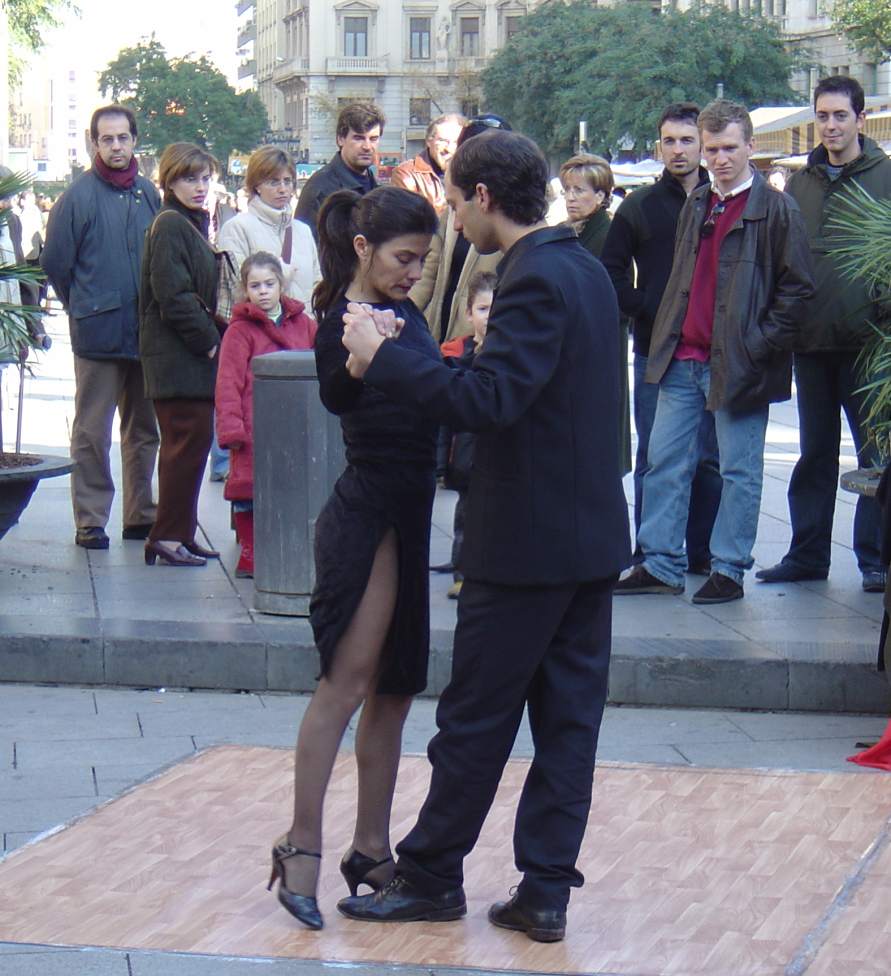
#> input picture data/archive/Train/JPEGImages/crop001005.png, 891 x 976 px
$ python create_challenging_dataset.py   (older library calls are emulated)
#> lines starting #> are read from the running program, lines starting #| are printed output that depends on the picture
### utils.py
"""
Utility functions for HOG pedestrian detection project.
Handles data loading, preprocessing, and shared helper functions.
BITS F311 Image Processing Project - Improving HOG (Dalal & Triggs, CVPR 2005)
"""

import os
import glob
import numpy as np
import cv2
import xml.etree.ElementTree as ET
from tqdm import tqdm

# ============================================================
#  Constants matching the original paper
# ============================================================
WINDOW_SIZE = (64, 128)          # Detection window (width, height)
CELL_SIZE = (8, 8)               # Cell size in pixels
BLOCK_SIZE = (16, 16)            # Block size in pixels (2x2 cells)
BLOCK_STRIDE = (8, 8)            # Block stride (50% overlap)
NUM_BINS = 9                     # Number of orientation bins
NEG_PATCHES_PER_IMAGE = 10       # Negative patches sampled per negative image


def find_dataset_root(base_path="data"):
    """
    Automatically find the INRIA dataset root directory.
    Supports both original format (pos/neg) and PASCAL-VOC format (JPEGImages/Annotations).
    """
#> called with base_path = 'data'
    base_path = os.path.abspath(base_path)

    # Check for PASCAL-VOC format (Kaggle version)
    candidates = [
        base_path,
        os.path.join(base_path, "archive"),
        os.path.join(base_path, "INRIAPerson"),
    ]

    for candidate in candidates:
        train_imgs = os.path.join(candidate, "Train", "JPEGImages")
        test_imgs = os.path.join(candidate, "Test", "JPEGImages")
        train_anns = os.path.join(candidate, "Train", "Annotations")
        if os.path.isdir(train_imgs) and os.path.isdir(test_imgs):
            print(f"[INFO] Found dataset (PASCAL-VOC format): {candidate}")
            return candidate, "voc"

    # Check for original format (pos/neg directories)
    for candidate in candidates:
        train_pos = os.path.join(candidate, "Train", "pos")
        test_pos = os.path.join(candidate, "Test", "pos")
        if os.path.isdir(train_pos) and os.path.isdir(test_pos):
            print(f"[INFO] Found dataset (original format): {candidate}")
            return candidate, "original"

    # Deeper search
    for root, dirs, files in os.walk(base_path):
        if "Train" in dirs and "Test" in dirs:
            train_imgs = os.path.join(root, "Train", "JPEGImages")
            if os.path.isdir(train_imgs):
                print(f"[INFO] Found dataset (PASCAL-VOC format): {root}")
                return root, "voc"
            train_pos = os.path.join(root, "Train", "pos")
            if os.path.isdir(train_pos):
                print(f"[INFO] Found dataset (original format): {root}")
                return root, "original"

    raise FileNotFoundError(
        f"Could not find INRIA dataset under '{base_path}'.\n"
        f"Please download from: https://www.kaggle.com/datasets/jcoral/inriaperson"
    )


# [39 lines left out: functions load_images_from_dir, parse_voc_annotation, not called in this run]


def crop_positive_patches(img_dir, ann_dir, target_size=WINDOW_SIZE, max_images=None):
    """
    Crop person regions from annotated images.
    Each bounding box is cropped and resized to target_size.
    """
#> called with img_dir = 'data/Train/JPEGImages', ann_dir = 'data/Train/Annotations', target_size = (64, 128)
    extensions = ["*.png", "*.jpg", "*.jpeg"]
    image_paths = []
    for ext in extensions:
        image_paths.extend(glob.glob(os.path.join(img_dir, ext)))
    image_paths = sorted(set(image_paths))
    if max_images:
        image_paths = image_paths[:max_images]

    patches = []
    for img_path in tqdm(image_paths, desc="Cropping positives", leave=False):
        img = cv2.imread(img_path)
#> img is the input picture: shape (976, 891, 3); mean B, G, R 125.1, 113.5, 112.2
        if img is None:
            continue

        # Find corresponding annotation
        basename = os.path.splitext(os.path.basename(img_path))[0]
        ann_path = os.path.join(ann_dir, basename + ".xml")
        if not os.path.exists(ann_path):
            continue

        bboxes = parse_voc_annotation(ann_path)
        h, w = img.shape[:2]

        for (xmin, ymin, xmax, ymax) in bboxes:
            # Clip to image bounds
            xmin = max(0, xmin)
            ymin = max(0, ymin)
            xmax = min(w, xmax)
            ymax = min(h, ymax)

            if xmax - xmin < 20 or ymax - ymin < 40:
                continue  # Skip tiny boxes

            crop = img[ymin:ymax, xmin:xmax]
            crop = cv2.resize(crop, target_size)
            patches.append(crop)

    return patches


def sample_negative_patches_voc(img_dir, ann_dir, num_patches_per_image=NEG_PATCHES_PER_IMAGE,
                                target_size=WINDOW_SIZE, max_images=None):
    """
    Sample patches from image regions that do NOT overlap with person bounding boxes.
    This creates negative (non-person) training examples.
    """
#> called with img_dir = 'data/Train/JPEGImages', ann_dir = 'data/Train/Annotations', num_patches_per_image = 10, target_size = (64, 128)
    extensions = ["*.png", "*.jpg", "*.jpeg"]
    image_paths = []
    for ext in extensions:
        image_paths.extend(glob.glob(os.path.join(img_dir, ext)))
    image_paths = sorted(set(image_paths))
    if max_images:
        image_paths = image_paths[:max_images]

    patches = []
    rng = np.random.RandomState(42)
    tw, th = target_size

    for img_path in tqdm(image_paths, desc="Sampling negatives", leave=False):
        img = cv2.imread(img_path)
        if img is None:
            continue

        h, w = img.shape[:2]
#> h = 976; w = 891
        if h < th or w < tw:
            continue

        # Get person bounding boxes
        basename = os.path.splitext(os.path.basename(img_path))[0]
        ann_path = os.path.join(ann_dir, basename + ".xml")
        bboxes = []
        if os.path.exists(ann_path):
            bboxes = parse_voc_annotation(ann_path)

        attempts = 0
        sampled = 0
        max_attempts = num_patches_per_image * 10

        while sampled < num_patches_per_image and attempts < max_attempts:
            attempts += 1
            y = rng.randint(0, h - th + 1)
            x = rng.randint(0, w - tw + 1)

            # Check overlap with any person bbox
            patch_box = (x, y, x + tw, y + th)
            overlaps = False
            for (bx1, by1, bx2, by2) in bboxes:
                # Compute IoU-like overlap
                ix1 = max(patch_box[0], bx1)
                iy1 = max(patch_box[1], by1)
                ix2 = min(patch_box[2], bx2)
                iy2 = min(patch_box[3], by2)

                if ix1 < ix2 and iy1 < iy2:
                    inter_area = (ix2 - ix1) * (iy2 - iy1)
                    patch_area = tw * th
                    if inter_area / patch_area > 0.3:  # >30% overlap = skip
                        overlaps = True
                        break

            if not overlaps:
                patch = img[y:y+th, x:x+tw]
                patches.append(patch)
                sampled += 1
#> after the loop, attempts = 10; patches = 10 items; sampled = 10

    return patches


# [402 lines left out: functions sample_negative_patches, load_dataset, load_challenging_dataset, apply_clahe, gamma_correction, apply_bilateral_filter and 8 more, not called in this run]


# ============================================================
#  Extraction dispatch
# ============================================================

METHODS = {
    "Baseline HOG": extract_features_baseline,
    "CLAHE + HOG": extract_features_clahe_hog,
    "Bilateral + HOG": extract_features_bilateral_hog,
    "Scharr HOG": extract_features_scharr_hog,
    "Combined (CLAHE+Bilateral+Scharr+LBP)": extract_features_combined,
}


# [11 lines that do not run on import are left out]

### create_challenging_dataset.py
"""
Challenging Dataset Generator
Takes INRIA Person images and creates both original and challenging versions.

Challenging conditions:
  1. Low light (darkening)
  2. Gaussian noise
  3. Gaussian blur
  4. All combined

Output structure:
  data/dataset/
  ├── original_pos/           # Clean positive patches (train)
  ├── original_neg/           # Clean negative patches (train)
  ├── challenging_pos/        # Degraded positive patches (train)
  ├── challenging_neg/        # Degraded negative patches (train)
  ├── test_original_pos/      # Clean positive patches (test)
  ├── test_original_neg/      # Clean negative patches (test)
  ├── test_challenging_pos/   # Degraded positive patches (test)
  └── test_challenging_neg/   # Degraded negative patches (test)

BITS F311 Image Processing Project
"""

import os
import sys
import numpy as np
import cv2
from tqdm import tqdm

# Add project root to path
sys.path.insert(0, os.path.dirname(os.path.abspath(__file__)))
from utils import (find_dataset_root, crop_positive_patches,
                   sample_negative_patches_voc, sample_negative_patches,
                   load_images_from_dir, WINDOW_SIZE)


# ============================================================
#  Degradation Functions
# ============================================================

def darken(img):
    """Simulate low-light / poor illumination conditions."""
    return cv2.convertScaleAbs(img, alpha=0.5, beta=-30)


def brighten(img):
    """Simulate over-exposure / bright conditions."""
    return cv2.convertScaleAbs(img, alpha=1.5, beta=30)


def add_noise(img):
    """Add Gaussian noise to simulate sensor noise."""
    noise = np.random.normal(0, 25, img.shape).astype(np.uint8)
    return cv2.add(img, noise)


def blur(img):
    """Apply Gaussian blur to simulate motion blur / defocus."""
    return cv2.GaussianBlur(img, (5, 5), 0)


def reduce_contrast(img):
    """Reduce contrast to simulate hazy/foggy conditions."""
    return cv2.convertScaleAbs(img, alpha=0.6, beta=40)


def create_challenging(img):
    """
    Apply combined degradations to create a challenging image.
    Pipeline: darken → add noise → blur
    This simulates a realistic worst-case scenario:
    low light + sensor noise + slight defocus.
    """
    img = darken(img)
    img = add_noise(img)
    img = blur(img)
    return img


# ============================================================
#  Dataset Creation
# ============================================================

def save_patches(patches, output_dir, prefix="img"):
    """Save a list of image patches to a directory."""
    os.makedirs(output_dir, exist_ok=True)
    for i, patch in enumerate(tqdm(patches, desc=f"Saving to {os.path.basename(output_dir)}", leave=False)):
        filename = f"{prefix}_{i:05d}.png"
        cv2.imwrite(os.path.join(output_dir, filename), patch)
    print(f"  Saved {len(patches)} images to {output_dir}")


def create_challenging_patches(patches):
    """Apply challenging degradations to all patches."""
    challenging = []
    for patch in tqdm(patches, desc="Applying degradations", leave=False):
        challenging.append(create_challenging(patch))
    return challenging


def main():
    """Generate the challenging dataset."""
    print("=" * 60)
    print("  Challenging Dataset Generator")
    print("  INRIA Person Dataset → Original + Challenging")
    print("=" * 60)

    # Output directory
    dataset_dir = os.path.join(os.path.dirname(os.path.abspath(__file__)), "data", "dataset")
    os.makedirs(dataset_dir, exist_ok=True)

    # Find original dataset
    print("\nLocating original INRIA dataset...")
    root, fmt = find_dataset_root("data")
    print(f"  Format: {fmt}")
    print(f"  Root: {root}")

    # ---- Extract patches from original images ----
    if fmt == "voc":
        train_img_dir = os.path.join(root, "Train", "JPEGImages")
        train_ann_dir = os.path.join(root, "Train", "Annotations")
        test_img_dir = os.path.join(root, "Test", "JPEGImages")
        test_ann_dir = os.path.join(root, "Test", "Annotations")

        print("\n[1/4] Cropping positive training patches...")
        train_pos = crop_positive_patches(train_img_dir, train_ann_dir)
        print(f"       Got {len(train_pos)} positive training patches")

        print("[2/4] Sampling negative training patches...")
        train_neg = sample_negative_patches_voc(train_img_dir, train_ann_dir)
#> train_neg = 10 items
        print(f"       Got {len(train_neg)} negative training patches")
#|        Got 10 negative training patches

        print("[3/4] Cropping positive test patches...")
        test_pos = crop_positive_patches(test_img_dir, test_ann_dir)
#> call 2 of crop_positive_patches, with img_dir = 'data/Test/JPEGImages', ann_dir = 'data/Test/Annotations', target_size = (64, 128)
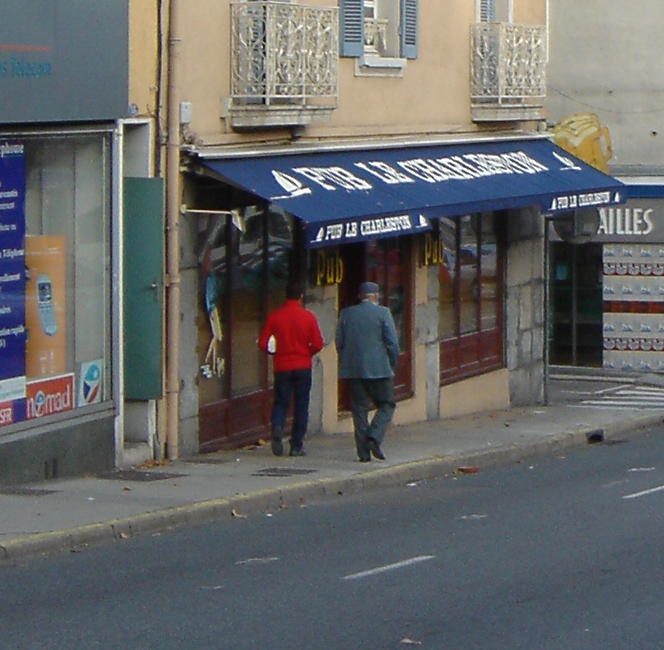
#> input picture data/archive/Test/JPEGImages/crop001504.png, 664 x 650 px
#> in crop_positive_patches, img is the input picture: shape (650, 664, 3); mean B, G, R 101.8, 101.9, 101.1
        print(f"       Got {len(test_pos)} positive test patches")

        print("[4/4] Sampling negative test patches...")
        test_neg = sample_negative_patches_voc(test_img_dir, test_ann_dir)
#> the loop in sample_negative_patches_voc (call 2), `while sampled < num_patches_per_image and attempts < max_attempts:` made 10 passes
#> pass 1, in sample_negative_patches_voc (call 2), `patch = img[y:y+th, x:x+tw]`:
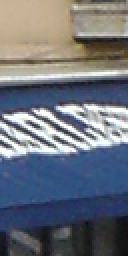
#> patch: shape (128, 64, 3) (shown 2 times larger); mean B, G, R 123.7, 113.6, 108.3
#> pass 3, in sample_negative_patches_voc (call 2), `patch = img[y:y+th, x:x+tw]`:
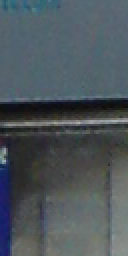
#> patch: shape (128, 64, 3) (shown 2 times larger); mean B, G, R 91.3, 85.8, 76.9
#> after the loop in sample_negative_patches_voc (call 2), `while sampled < num_patches_per_image and attempts < max_attempts:`: attempts = 10
#> test_neg = 10 items
        print(f"       Got {len(test_neg)} negative test patches")
#|        Got 10 negative test patches

    else:
        train_pos_dir = os.path.join(root, "Train", "pos")
        train_neg_dir = os.path.join(root, "Train", "neg")
        test_pos_dir = os.path.join(root, "Test", "pos")
        test_neg_dir = os.path.join(root, "Test", "neg")

        print("\n[1/4] Loading positive training images...")
        train_pos = load_images_from_dir(train_pos_dir)
        print(f"       Got {len(train_pos)} positive training images")

        print("[2/4] Sampling negative training patches...")
        train_neg = sample_negative_patches(train_neg_dir)
        print(f"       Got {len(train_neg)} negative training patches")

        print("[3/4] Loading positive test images...")
        test_pos = load_images_from_dir(test_pos_dir)
        print(f"       Got {len(test_pos)} positive test images")

        print("[4/4] Sampling negative test patches...")
        test_neg = sample_negative_patches(test_neg_dir)
        print(f"       Got {len(test_neg)} negative test patches")

    # ---- Create challenging versions ----
    print("\n" + "=" * 60)
    print("  Creating Challenging Versions")
    print("=" * 60)

    print("\nApplying degradations to training positives...")
    train_pos_chal = create_challenging_patches(train_pos)

    print("Applying degradations to training negatives...")
    train_neg_chal = create_challenging_patches(train_neg)
#> the loop in create_challenging_patches (call 2), `for patch in tqdm(patches, desc="Applying degradations", leave=False):` made 10 passes
#> train_neg_chal = 10 items

    print("Applying degradations to test positives...")
    test_pos_chal = create_challenging_patches(test_pos)
#> test_pos_chal = []

    print("Applying degradations to test negatives...")
    test_neg_chal = create_challenging_patches(test_neg)
#> the loop in create_challenging_patches (call 4), `for patch in tqdm(patches, desc="Applying degradations", leave=False):` made 10 passes
#> pass 1, in create_challenging (call 11), `img = blur(img)`:
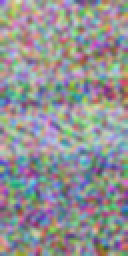
#> img: shape (128, 64, 3) (shown 2 times larger); mean of channels 0, 1, 2 148.2, 146.1, 146.2; drawn as B, G, R
#> pass 2, in create_challenging (call 12), `img = darken(img)`:
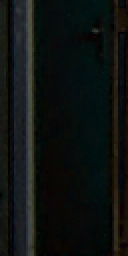
#> img: shape (128, 64, 3) (shown 2 times larger); mean of channels 0, 1, 2 16.6, 18.3, 14.5; drawn as B, G, R
#> test_neg_chal = 10 items

    # ---- Save all patches ----
    print("\n" + "=" * 60)
    print("  Saving Dataset")
    print("=" * 60)

    # Training sets
    print("\nSaving training patches...")
    save_patches(train_pos, os.path.join(dataset_dir, "original_pos"), "pos")
    save_patches(train_neg, os.path.join(dataset_dir, "original_neg"), "neg")
#> the loop in save_patches (call 2), `for i, patch in enumerate(tqdm(patches, desc=f"Saving to {os.path.base..` made 10 passes
#> filename on passes 1 to 10: 'neg_00000.png', 'neg_00001.png', 'neg_00002.png', 'neg_00003.png', 'neg_00004.png', 'neg_00005.png', 'neg_00006.png', 'neg_00007.png', 'neg_00008.png', 'neg_00009.png'
#|   Saved 10 images to data/dataset/original_neg
    save_patches(train_pos_chal, os.path.join(dataset_dir, "challenging_pos"), "pos")
#|   Saved 0 images to data/dataset/challenging_pos
    save_patches(train_neg_chal, os.path.join(dataset_dir, "challenging_neg"), "neg")
#> the loop in save_patches (call 4), `for i, patch in enumerate(tqdm(patches, desc=f"Saving to {os.path.base..` made 10 passes
#> pass 2, in save_patches (call 4), `cv2.imwrite(os.path.join(output_dir, filename), patch)`:
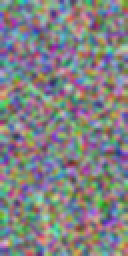
#> saved as neg_00001.png: shape (128, 64, 3) (shown 2 times larger); mean B, G, R 131.4, 130.1, 130.2
#|   Saved 10 images to data/dataset/challenging_neg

    # Test sets
    print("\nSaving test patches...")
    save_patches(test_pos, os.path.join(dataset_dir, "test_original_pos"), "pos")
#|   Saved 0 images to data/dataset/test_original_pos
    save_patches(test_neg, os.path.join(dataset_dir, "test_original_neg"), "neg")
#|   Saved 10 images to data/dataset/test_original_neg
    save_patches(test_pos_chal, os.path.join(dataset_dir, "test_challenging_pos"), "pos")
#|   Saved 0 images to data/dataset/test_challenging_pos
    save_patches(test_neg_chal, os.path.join(dataset_dir, "test_challenging_neg"), "neg")
#> the loop in save_patches (call 8), `for i, patch in enumerate(tqdm(patches, desc=f"Saving to {os.path.base..` made 10 passes
#> pass 2, in save_patches (call 8), `cv2.imwrite(os.path.join(output_dir, filename), patch)`:
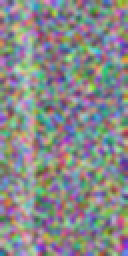
#> saved as neg_00001.png: shape (128, 64, 3) (shown 2 times larger); mean B, G, R 138, 137.1, 136.3
#|   Saved 10 images to data/dataset/test_challenging_neg

    # ---- Save sample visualization ----
    print("\nGenerating sample visualization...")
    save_sample_visualization(train_pos[:5], train_pos_chal[:5], dataset_dir)

    # ---- Summary ----
    print("\n" + "=" * 60)
    print("  Dataset Summary")
    print("=" * 60)
    print(f"\n  Training:")
    print(f"    Original  - Pos: {len(train_pos)}, Neg: {len(train_neg)}")
#|     Original  - Pos: 0, Neg: 10
    print(f"    Challenging - Pos: {len(train_pos_chal)}, Neg: {len(train_neg_chal)}")
#|     Challenging - Pos: 0, Neg: 10
    print(f"\n  Testing:")
    print(f"    Original  - Pos: {len(test_pos)}, Neg: {len(test_neg)}")
#|     Original  - Pos: 0, Neg: 10
    print(f"    Challenging - Pos: {len(test_pos_chal)}, Neg: {len(test_neg_chal)}")
#|     Challenging - Pos: 0, Neg: 10
    print(f"\n  Dataset saved to: {dataset_dir}")
    print("=" * 60)


def save_sample_visualization(original_samples, challenging_samples, output_dir):
    """Save a grid showing original vs challenging samples."""
    import matplotlib
    matplotlib.use('Agg')
    import matplotlib.pyplot as plt

    n_samples = min(len(original_samples), len(challenging_samples), 5)
    if n_samples == 0:
        return

    fig, axes = plt.subplots(2, n_samples, figsize=(3 * n_samples, 7))

    for i in range(n_samples):
        # Original
        axes[0, i].imshow(cv2.cvtColor(original_samples[i], cv2.COLOR_BGR2RGB))
        axes[0, i].axis('off')
        if i == 0:
            axes[0, i].set_ylabel('Original', fontsize=14, fontweight='bold')

        # Challenging
        axes[1, i].imshow(cv2.cvtColor(challenging_samples[i], cv2.COLOR_BGR2RGB))
        axes[1, i].axis('off')
        if i == 0:
            axes[1, i].set_ylabel('Challenging', fontsize=14, fontweight='bold')

    axes[0, n_samples // 2].set_title('Original vs Challenging Samples',
                                       fontsize=16, fontweight='bold')

    plt.suptitle('Dataset: Original vs Challenging (Dark + Noise + Blur)',
                 fontsize=14, fontweight='bold', y=1.02)
    plt.tight_layout()
    plt.savefig(os.path.join(output_dir, "sample_comparison.png"),
                dpi=150, bbox_inches='tight')
    plt.close()
    print(f"  Saved sample visualization to {output_dir}/sample_comparison.png")


if __name__ == "__main__":
    main()
